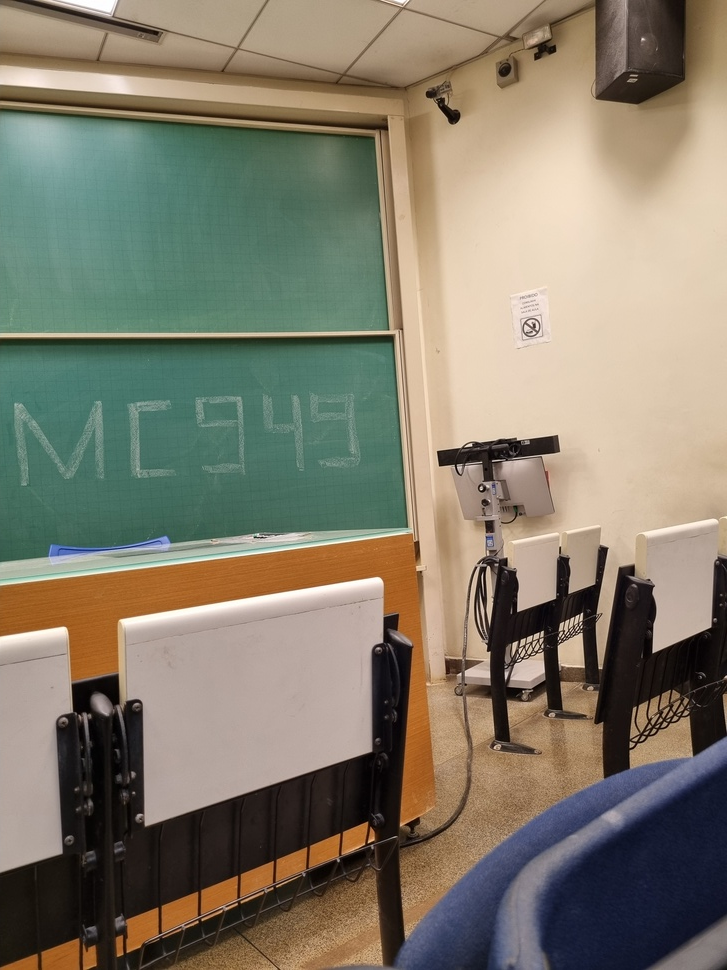
#> input picture Trabalho 3/placeholder_test.jpg, 727 x 970 px, shrunk from 3000 x 4000 before the run
$ python -i recortar_imagens.py   (imports and definitions only)
#> lines starting #> are read from the running program, lines starting #| are printed output that depends on the picture; after the words box and inside, x2 and y2 are one past the last pixel; in counts of white or black regions, pixels touching at a corner belong together
#> further down, picture is the input picture: shape (970, 727, 3); mean B, G, R 107.3, 124.2, 130.7
import cv2
import numpy as np
import sys

"""
Código traduzido de C++ para python. Desenvolvido por: https://stackoverflow.com/a/21479072

"""

def _check_interior_exterior(mask, interior_bb):
    """
    Função auxiliar interna para verificar as bordas da caixa delimitadora.
    Prefixo '_' indica que não é para ser usada fora deste módulo.
    """
    x, y, w, h = [int(c) for c in interior_bb]

    if w <= 0 or h <= 0:
        return True, 0, 0, 0, 0

    sub_mask = mask[y:y + h, x:x + w]

    c_top = np.sum(sub_mask[0, :] == 0)
    c_bottom = np.sum(sub_mask[-1, :] == 0)
    c_left = np.sum(sub_mask[:, 0] == 0)
    c_right = np.sum(sub_mask[:, -1] == 0)

    finished = (c_top + c_bottom + c_left + c_right) == 0
    if finished:
        return True, 0, 0, 0, 0

    top, bottom, left, right = 0, 0, 0, 0

    if c_top > c_bottom and c_top > c_left and c_top > c_right:
        top = 1
    elif c_bottom > c_left and c_bottom > c_right:
        bottom = 1

    if c_left >= c_right and c_left >= c_bottom and c_left >= c_top:
        left = 1
    elif c_right >= c_top and c_right >= c_bottom:
        right = 1

    if not any([top, bottom, left, right]):
        counts = {'top': c_top, 'bottom': c_bottom, 'left': c_left, 'right': c_right}
        max_val = max(counts.values())
        if counts['top'] == max_val: top = 1
        if counts['bottom'] == max_val: bottom = 1
        if counts['left'] == max_val: left = 1
        if counts['right'] == max_val: right = 1

    return finished, top, bottom, left, right

def obter_retangulo(imagem_bgr):
    """
    Recebe uma imagem (BGR, como lida pelo OpenCV), encontra o maior objeto
    com base no contorno em um fundo preto e retorna a imagem recortada.

    Args:
        imagem_bgr (np.ndarray): A imagem de entrada no formato BGR.

    Returns:
        np.ndarray: A imagem recortada. Retorna None se nenhum objeto for encontrado
                    ou se a caixa delimitadora tiver tamanho zero.
    """

    if imagem_bgr is None:
        print("Erro: A imagem de entrada é inválida (None).")
        return None

    gray = cv2.cvtColor(imagem_bgr, cv2.COLOR_BGR2GRAY)
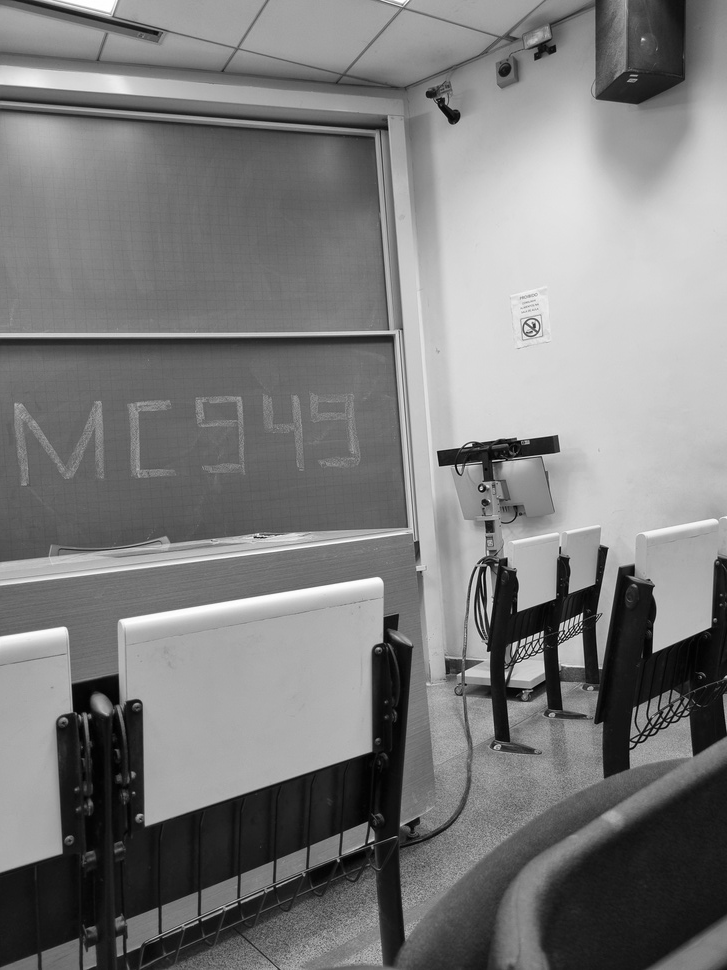
#> gray: shape (970, 727); min 0, max 255, mean 124.2
    _, mask = cv2.threshold(gray, 0, 255, cv2.THRESH_BINARY)
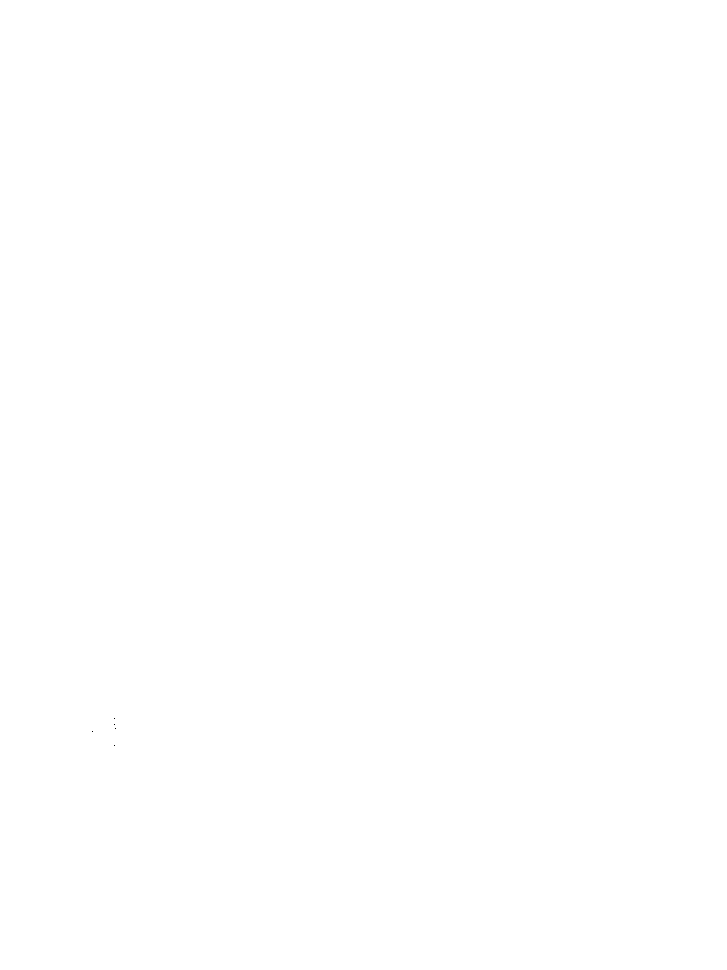
#> mask: shape (970, 727); 100% white; black in thin lines or dots, all inside (x1, y1, x2, y2) = (92, 718, 116, 746)
    contours, _ = cv2.findContours(mask, cv2.RETR_EXTERNAL, cv2.CHAIN_APPROX_NONE)
#> contours = 1 contour; box (x1, y1, x2, y2) and area: (0, 0, 727, 970) 703494

    if not contours:
        print("Aviso: Nenhum contorno foi encontrado na imagem.")
        return None

    max_contour = max(contours, key=len)
#> max_contour = contour of 3390 points, box (x1, y1, x2, y2) (0, 0, 727, 970), area 703494

    contour_mask = np.zeros(imagem_bgr.shape[:2], dtype=np.uint8)
    cv2.drawContours(contour_mask, [max_contour], -1, 255, -1)
#> contour_mask: shape (970, 727); every value is 255

    c_sorted_x = sorted(max_contour, key=lambda p: p[0][0])
#> c_sorted_x = 3390 items, first 6: [[0, 0]], [[0, 1]], [[0, 2]], [[0, 3]], [[0, 4]], [[0, 5]]
    c_sorted_y = sorted(max_contour, key=lambda p: p[0][1])
#> c_sorted_y = 3390 items, first 6: [[0, 0]], [[726, 0]], [[725, 0]], [[724, 0]], [[723, 0]], [[722, 0]]

    min_x_id, max_x_id = 0, len(c_sorted_x) - 1
#> min_x_id = 0; max_x_id = 3389
    min_y_id, max_y_id = 0, len(c_sorted_y) - 1
#> min_y_id = 0; max_y_id = 3389

    interior_bb = None

    while min_x_id < max_x_id and min_y_id < max_y_id:
        min_p = (c_sorted_x[min_x_id][0][0], c_sorted_y[min_y_id][0][1])
        max_p = (c_sorted_x[max_x_id][0][0], c_sorted_y[max_y_id][0][1])

        interior_bb = (min_p[0], min_p[1], max_p[0] - min_p[0], max_p[1] - min_p[1])

        finished, oc_top, oc_bottom, oc_left, oc_right = _check_interior_exterior(contour_mask, interior_bb)
        if finished:
            break

        if oc_left: min_x_id += 1
        if oc_right: max_x_id -= 1
        if oc_top: min_y_id += 1
        if oc_bottom: max_y_id -= 1
#> this loop made 1 pass
#> (x in _check_interior_exterior, y in _check_interior_exterior, w in _check_interior_exterior, h in _check_interior_exterior, c_top in _check_interior_exterior, c_bottom in _check_interior_exterior, c_left in _check_interior_exterior, c_right in _check_interior_exterior) on pass 1: (0, 0, 726, 969, 0, 0, 0, 0)
#> after the loop, max_x_id = 3389; max_y_id = 3389; min_x_id = 0; min_y_id = 0

    if interior_bb:
        x, y, w, h = [int(c) for c in interior_bb]
#> x = 0; y = 0; w = 726; h = 969

        if w > 0 and h > 0:
            return imagem_bgr[y:y + h, x:x + w]
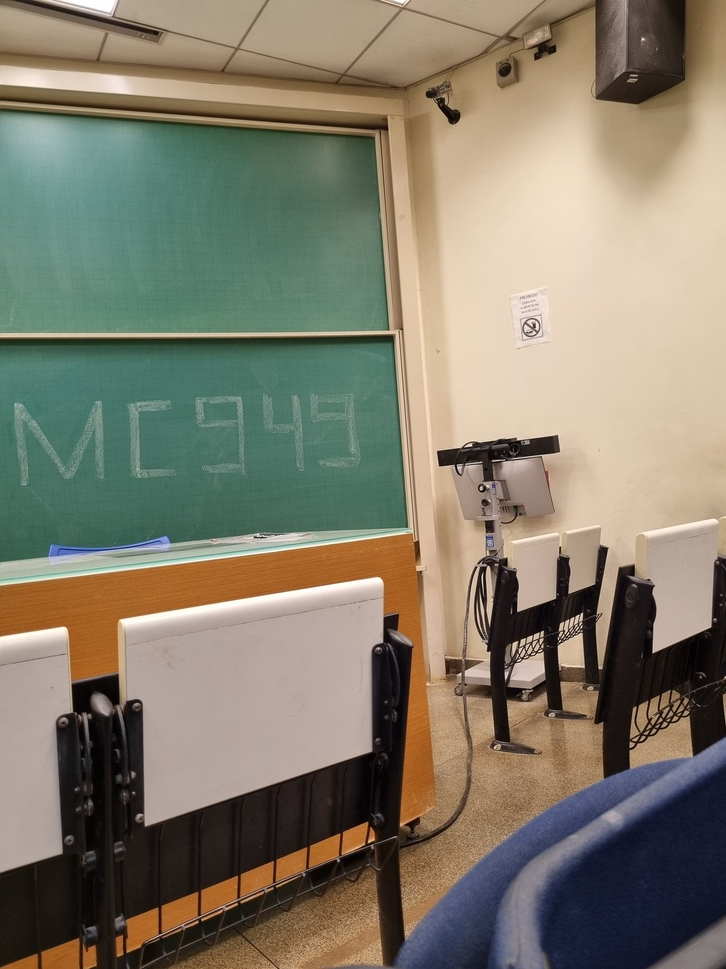
#> returned value: shape (969, 726, 3); mean of channels 0, 1, 2 107.3, 124.2, 130.7; drawn as B, G, R

    print("Aviso: Não foi possível determinar uma caixa delimitadora válida.")
    return None

>>> import cv2
>>> picture = cv2.imread('Trabalho 3/placeholder_test.jpg')
>>> result = obter_retangulo(picture)
